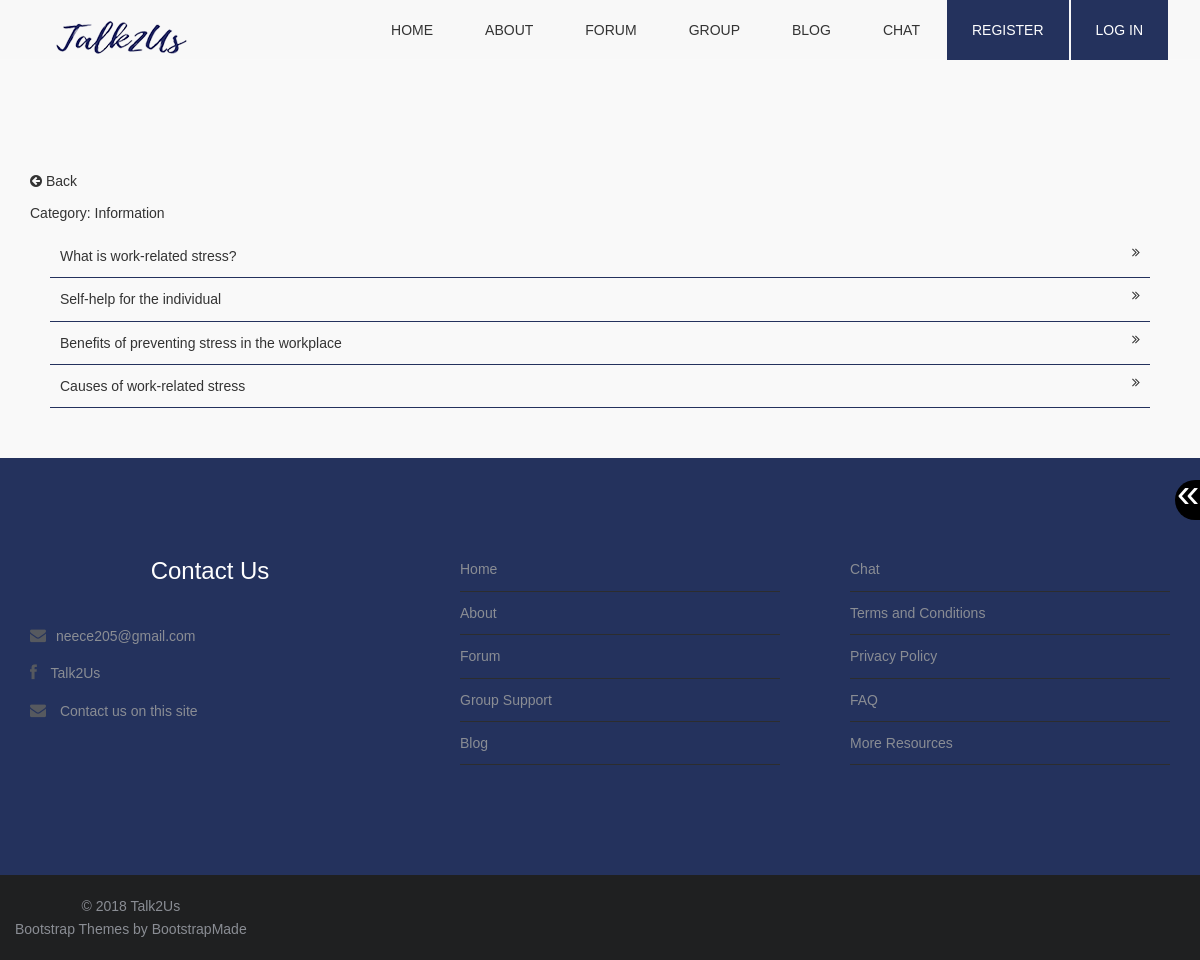
The page /blogCat.php?catid=3 on the database its author committed.
### tables this page shows
CREATE TABLE `blogcategory` (
  `blogCatID` int(10) NOT NULL,
  `blogCatName` varchar(255) NOT NULL
);

CREATE TABLE `blogpost` (
  `blogID` int(10) NOT NULL,
  `blogName` varchar(255) NOT NULL,
  `blogPost` varchar(5000) NOT NULL,
  `blogUserID` int(10) NOT NULL,
  `blogWritten` int(10) DEFAULT NULL,
  `blogDate` date NOT NULL,
  `blogTime` time NOT NULL,
  `blogCatID` int(10) NOT NULL,
  `editBlogDate` date DEFAULT NULL,
  `editBlogTime` time DEFAULT NULL,
  `editUserID` int(10) DEFAULT NULL
);

### blogCat.php (the view, shortened to what this page needs)
<?php
	require_once("function.php");
	include "database_conn.php";
	if (isset($_GET["catid"])) {
		$catid = $_GET["catid"];
	}
	else {
		header("Location: blog.php");
	}
	$results_per_page = 10;
	if(!isset($_GET['page'])){
		$page = 1;
	}else {
		$page = $_GET['page'];
	}
	$this_page_first_result = ($page-1)*$results_per_page;
	$sqlBlog = "SELECT *
				FROM blogpost JOIN blogcategory ON (blogpost.blogCatID=blogcategory.blogCatID)
				WHERE blogpost.blogCatID = $catid
				ORDER BY blogDate DESC, blogTime DESC
				LIMIT ".$this_page_first_result.",".$results_per_page;
	$rsBlog = mysqli_query($conn,$sqlBlog)
	or die(mysqli_error($conn));
	echo makePageStart("ImaSuperFan - Blog category");
	echo makeNav("");
	echo resizeButtons();
?>
<section class="box">
	<div class="container top-content">
<a onclick="history.go(-1);" class="backButton"><p><i class="fa fa-arrow-circle-left fa-1x"></i> Back</p></a>
<?php
	if (mysqli_affected_rows($conn)>0){
		$sqlCat = "SELECT blogCatName
				FROM blogpost JOIN blogcategory ON (blogpost.blogCatID=blogcategory.blogCatID)
				WHERE blogpost.blogCatID = $catid";
		$rsCat = mysqli_query($conn,$sqlCat)
		or die(mysqli_error($conn));
		$rows = mysqli_fetch_row($rsCat)
				or die(mysqli_error($conn));
		$categoryName = $rows[0];
		echo "<p>Category: $categoryName</p>";
		while($row = mysqli_fetch_assoc($rsBlog)){
			$id				= 	$row["blogID"];
			$name           =   $row["blogName"];
			echo "<div class=\"row itemRow clearLeft clearRight\">";
			echo "<a href=\"blogPost.php?blogid=$id\"><p class=\"floatLeft\" >$name</p>";
			echo "<i class=\"fa fa-angle-double-right fa-1x floatRight\"></i></a>";
			echo "</div>";
		}
	} else {
		echo noexist("blog category");
		echo "<a href=\"blog.php\"><p>Return to blog page</p></a>";
		echo "<a href=\"index.php\"><p>Return to home page</p></a>";
	}
?>
</div>
</section>
<?php
	echo makeFooter();
  ?>

### css/style.css (style rules this page uses)
body { font-family: Arial, Helvetica, sans-serif; font-size:14px; font-weight:300; line-height:1.6em; color:#333; background-color:#fff; }
p { color:#333; }
a { text-decoration:none; transition: all 0.1s ease-in-out; -moz-transition: all 0.1s ease-in-out; -webkit-transition: all 0.1s ease-in-out; -o-transition: all 0.1s ease-in-out; outline: none; color:#333; }
section.box { background-color:#f9f9f9; text-align:left; padding-top:50px; padding-bottom:50px; }
.inner-footer ul li,a { list-style:none; }
.top-content { margin-top: 120px !important; }
.backButton { cursor: pointer; }
.itemRow { border-bottom: 1px solid #24325D !important; margin-left: 20px; margin-right: 20px; padding: 10px; }
.itemRow p { margin-bottom: 0px; }
.clearRight { clear: right; }
.floatRight { float: right; }
.floatLeft { float: left; }
.clearLeft { clear: left; }

### rows shown on the page
blogcategory: blogCatName "Information"
blogpost: blogName "What is work-related stress?"
blogpost: blogName "Self-help for the individual"
blogpost: blogName "Benefits of preventing stress in the workplace"
blogpost: blogName "Causes of work-related stress"
